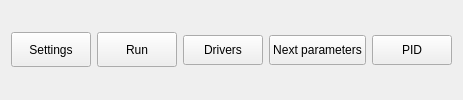
              <widget class="QWidget" name="widget" native="true">
               <property name="minimumSize">
                <size>
                 <width>0</width>
                 <height>50</height>
                </size>
               </property>
               <layout class="QHBoxLayout" name="horizontalLayout_3">
                <item>
                 <widget class="QPushButton" name="config_pg_btn">
                  <property name="maximumSize">
                   <size>
                    <width>150</width>
                    <height>35</height>
                   </size>
                  </property>
                  <property name="text">
                   <string>Settings</string>
                  </property>
                 </widget>
                </item>
                <item>
                 <widget class="QPushButton" name="run_pg_btn">
                  <property name="maximumSize">
                   <size>
                    <width>150</width>
                    <height>35</height>
                   </size>
                  </property>
                  <property name="text">
                   <string>Run</string>
                  </property>
                 </widget>
                </item>
                <item>
                 <widget class="QPushButton" name="drivers_pg_btn">
                  <property name="maximumSize">
                   <size>
                    <width>150</width>
                    <height>30</height>
                   </size>
                  </property>
                  <property name="text">
                   <string>Drivers</string>
                  </property>
                 </widget>
                </item>
                <item>
                 <widget class="QPushButton" name="next_params_pg_btn">
                  <property name="minimumSize">
                   <size>
                    <width>0</width>
                    <height>30</height>
                   </size>
                  </property>
                  <property name="maximumSize">
                   <size>
                    <width>150</width>
                    <height>16777215</height>
                   </size>
                  </property>
                  <property name="text">
                   <string>Next parameters</string>
                  </property>
                 </widget>
                </item>
                <item>
                 <widget class="QPushButton" name="pid_settings_pg_btn">
                  <property name="maximumSize">
                   <size>
                    <width>150</width>
                    <height>30</height>
                   </size>
                  </property>
                  <property name="text">
                   <string>PID</string>
                  </property>
                 </widget>
                </item>
               </layout>
              </widget>
